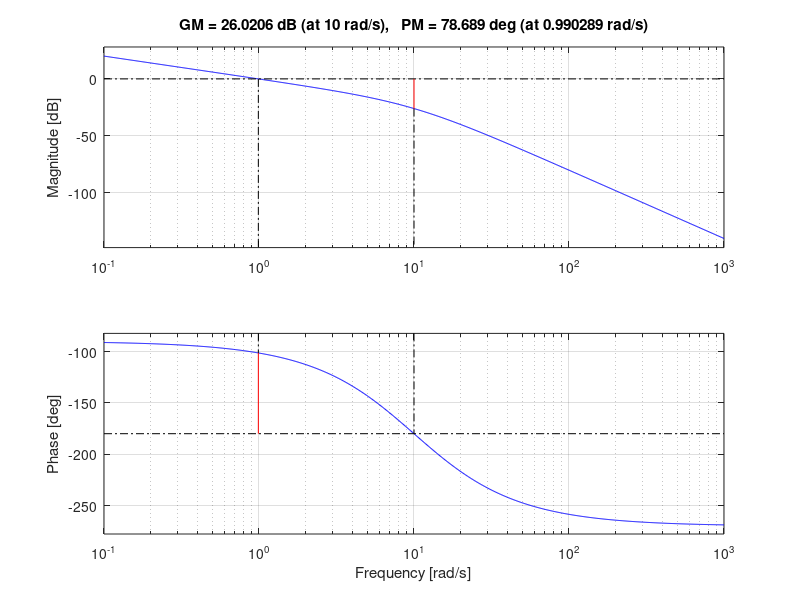
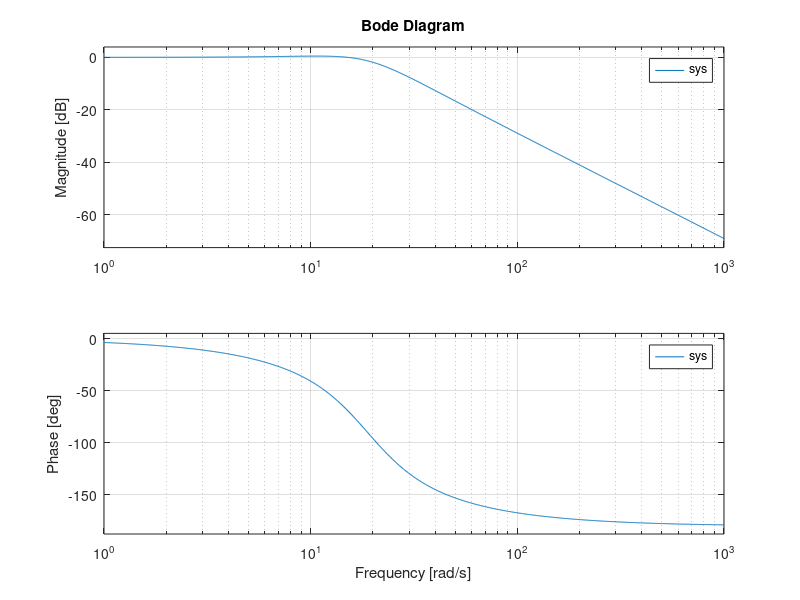
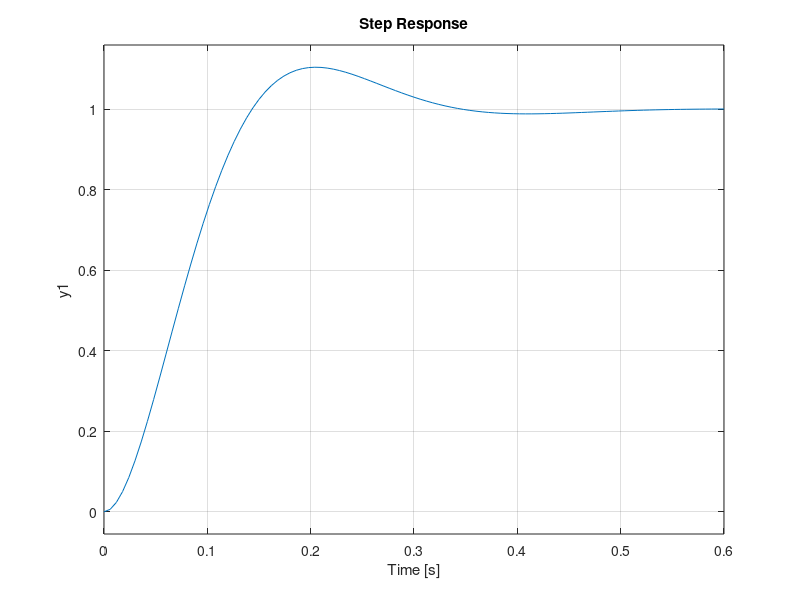

Reproduce these figures in MATLAB, in order.

%% Frequency Response for obtaining stability
num = [100];
den = [1 20 100 0];
sys = tf (num , den) 
figure(1)
margin(sys)
%% Frequency Response of second order system
num = [356];
den = [1 22 356];
sys = tf (num , den) 
figure(2)
bode(sys)
%% Time Response of second order system
num = [356];
den = [1 22 356];
sys = tf (num , den) 
figure(3)
step(sys)
